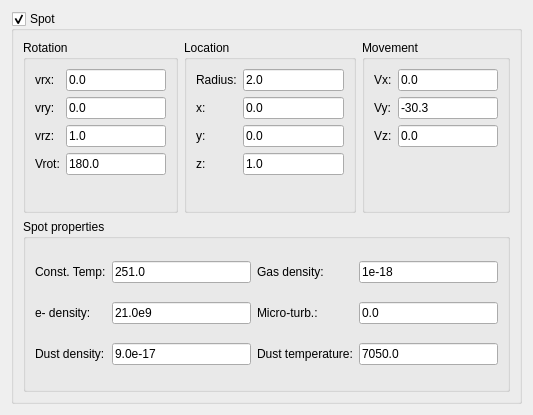
          <widget class="QWidget" name="scrollContentsSpot">
           <property name="geometry">
            <rect>
             <x>0</x>
             <y>0</y>
             <width>533</width>
             <height>415</height>
            </rect>
           </property>
           <layout class="QVBoxLayout" name="verticalLayout_13">
            <item>
             <widget class="QGroupBox" name="groupSpot">
              <property name="toolTip">
               <string>&lt;html&gt;&lt;head/&gt;&lt;body&gt;&lt;p&gt;Spot of third star. If is ON, it is a uniformly rotating sphere.&lt;/p&gt;&lt;/body&gt;&lt;/html&gt;</string>
              </property>
              <property name="title">
               <string>Spot</string>
              </property>
              <property name="checkable">
               <bool>true</bool>
              </property>
              <property name="checked">
               <bool>true</bool>
              </property>
              <layout class="QVBoxLayout" name="verticalLayout_14">
               <item>
                <layout class="QHBoxLayout" name="horizontalLayout_4">
                 <item>
                  <widget class="QGroupBox" name="groupSpotRotation">
                   <property name="toolTip">
                    <string>&lt;html&gt;&lt;head/&gt;&lt;body&gt;&lt;p&gt;Define unit aiming vector of the rotational axis of the spot.&lt;/p&gt;&lt;/body&gt;&lt;/html&gt;</string>
                   </property>
                   <property name="title">
                    <string>Rotation</string>
                   </property>
                   <property name="checkable">
                    <bool>false</bool>
                   </property>
                   <layout class="QFormLayout" name="formLayout_12">
                    <item row="0" column="0">
                     <widget class="QLabel" name="labelCompvxsp">
                      <property name="toolTip">
                       <string>&lt;html&gt;&lt;head/&gt;&lt;body&gt;&lt;p&gt;vxsp&lt;/p&gt;&lt;/body&gt;&lt;/html&gt;</string>
                      </property>
                      <property name="text">
                       <string>vrx:</string>
                      </property>
                     </widget>
                    </item>
                    <item row="0" column="1">
                     <widget class="QLineEdit" name="textvrxsp">
                      <property name="text">
                       <string>0.0</string>
                      </property>
                     </widget>
                    </item>
                    <item row="1" column="0">
                     <widget class="QLabel" name="labelCompvysp">
                      <property name="toolTip">
                       <string>&lt;html&gt;&lt;head/&gt;&lt;body&gt;&lt;p&gt;vysp&lt;/p&gt;&lt;/body&gt;&lt;/html&gt;</string>
                      </property>
                      <property name="text">
                       <string>vry:</string>
                      </property>
                     </widget>
                    </item>
                    <item row="1" column="1">
                     <widget class="QLineEdit" name="textvrysp">
                      <property name="text">
                       <string>0.0</string>
                      </property>
                     </widget>
                    </item>
                    <item row="2" column="0">
                     <widget class="QLabel" name="labelCompvzsp">
                      <property name="toolTip">
                       <string>&lt;html&gt;&lt;head/&gt;&lt;body&gt;&lt;p&gt;vzsp&lt;/p&gt;&lt;/body&gt;&lt;/html&gt;</string>
                      </property>
                      <property name="text">
                       <string>vrz:</string>
                      </property>
                     </widget>
                    </item>
                    <item row="2" column="1">
                     <widget class="QLineEdit" name="textvrzsp">
                      <property name="text">
                       <string>1.0</string>
                      </property>
                     </widget>
                    </item>
                    <item row="3" column="0">
                     <widget class="QLabel" name="labelCompvrotsp">
                      <property name="toolTip">
                       <string>&lt;html&gt;&lt;head/&gt;&lt;body&gt;&lt;p&gt;vrotsp: Equatorial rotation velocity of the spot [km/s].&lt;/p&gt;&lt;/body&gt;&lt;/html&gt;</string>
                      </property>
                      <property name="text">
                       <string>Vrot:</string>
                      </property>
                     </widget>
                    </item>
                    <item row="3" column="1">
                     <widget class="QLineEdit" name="textvrotsp">
                      <property name="text">
                       <string>180.0</string>
                      </property>
                     </widget>
                    </item>
                   </layout>
                  </widget>
                 </item>
                 <item>
                  <widget class="QGroupBox" name="groupSpotLocation">
                   <property name="toolTip">
                    <string>&lt;html&gt;&lt;head/&gt;&lt;body&gt;&lt;p&gt;Location of the center of the spot [R_sol].&lt;/p&gt;&lt;/body&gt;&lt;/html&gt;</string>
                   </property>
                   <property name="title">
                    <string>Location</string>
                   </property>
                   <property name="checkable">
                    <bool>false</bool>
                   </property>
                   <layout class="QFormLayout" name="formLayout_11">
                    <item row="1" column="0">
                     <widget class="QLabel" name="labelCompxsp">
                      <property name="toolTip">
                       <string>&lt;html&gt;&lt;head/&gt;&lt;body&gt;&lt;p&gt;xsp&lt;/p&gt;&lt;/body&gt;&lt;/html&gt;</string>
                      </property>
                      <property name="text">
                       <string>x:</string>
                      </property>
                     </widget>
                    </item>
                    <item row="1" column="1">
                     <widget class="QLineEdit" name="textxsp">
                      <property name="text">
                       <string>0.0</string>
                      </property>
                     </widget>
                    </item>
                    <item row="2" column="0">
                     <widget class="QLabel" name="labelysp">
                      <property name="toolTip">
                       <string>&lt;html&gt;&lt;head/&gt;&lt;body&gt;&lt;p&gt;ysp&lt;/p&gt;&lt;/body&gt;&lt;/html&gt;</string>
                      </property>
                      <property name="text">
                       <string>y:</string>
                      </property>
                     </widget>
                    </item>
                    <item row="2" column="1">
                     <widget class="QLineEdit" name="textysp">
                      <property name="text">
                       <string>0.0</string>
                      </property>
                     </widget>
                    </item>
                    <item row="3" column="0">
                     <widget class="QLabel" name="labelzsp">
                      <property name="toolTip">
                       <string>&lt;html&gt;&lt;head/&gt;&lt;body&gt;&lt;p&gt;zsp&lt;/p&gt;&lt;/body&gt;&lt;/html&gt;</string>
                      </property>
                      <property name="text">
                       <string>z:</string>
                      </property>
                     </widget>
                    </item>
                    <item row="3" column="1">
                     <widget class="QLineEdit" name="textzsp">
                      <property name="text">
                       <string>1.0</string>
                      </property>
                     </widget>
                    </item>
                    <item row="0" column="0">
                     <widget class="QLabel" name="labelrsp">
                      <property name="toolTip">
                       <string>&lt;html&gt;&lt;head/&gt;&lt;body&gt;&lt;p&gt;rsp: Radius of the spherical spot [R_sol].&lt;/p&gt;&lt;/body&gt;&lt;/html&gt;</string>
                      </property>
                      <property name="text">
                       <string>Radius:</string>
                      </property>
                     </widget>
                    </item>
                    <item row="0" column="1">
                     <widget class="QLineEdit" name="textrsp">
                      <property name="text">
                       <string>2.0</string>
                      </property>
                     </widget>
                    </item>
                   </layout>
                  </widget>
                 </item>
                 <item>
                  <widget class="QGroupBox" name="groupSpotMovement">
                   <property name="toolTip">
                    <string>&lt;html&gt;&lt;head/&gt;&lt;body&gt;&lt;p&gt;Components of the velocity vector of the center of the spot [km/s].&lt;/p&gt;&lt;/body&gt;&lt;/html&gt;</string>
                   </property>
                   <property name="title">
                    <string>Movement</string>
                   </property>
                   <layout class="QFormLayout" name="formLayout_10">
                    <item row="0" column="0">
                     <widget class="QLabel" name="labelvxsp">
                      <property name="toolTip">
                       <string>&lt;html&gt;&lt;head/&gt;&lt;body&gt;&lt;p&gt;vxsp&lt;/p&gt;&lt;/body&gt;&lt;/html&gt;</string>
                      </property>
                      <property name="text">
                       <string>Vx:</string>
                      </property>
                     </widget>
                    </item>
                    <item row="0" column="1">
                     <widget class="QLineEdit" name="textvxsp">
                      <property name="text">
                       <string>0.0</string>
                      </property>
                     </widget>
                    </item>
                    <item row="1" column="0">
                     <widget class="QLabel" name="labelvysp">
                      <property name="toolTip">
                       <string>&lt;html&gt;&lt;head/&gt;&lt;body&gt;&lt;p&gt;vysp&lt;/p&gt;&lt;/body&gt;&lt;/html&gt;</string>
                      </property>
                      <property name="text">
                       <string>Vy:</string>
                      </property>
                     </widget>
                    </item>
                    <item row="1" column="1">
                     <widget class="QLineEdit" name="textvysp">
                      <property name="text">
                       <string>-30.3</string>
                      </property>
                     </widget>
                    </item>
                    <item row="2" column="0">
                     <widget class="QLabel" name="labelvzsp">
                      <property name="toolTip">
                       <string>&lt;html&gt;&lt;head/&gt;&lt;body&gt;&lt;p&gt;vzsp&lt;/p&gt;&lt;/body&gt;&lt;/html&gt;</string>
                      </property>
                      <property name="text">
                       <string>Vz:</string>
                      </property>
                     </widget>
                    </item>
                    <item row="2" column="1">
                     <widget class="QLineEdit" name="textvzsp">
                      <property name="text">
                       <string>0.0</string>
                      </property>
                     </widget>
                    </item>
                   </layout>
                  </widget>
                 </item>
                </layout>
               </item>
               <item>
                <widget class="QGroupBox" name="groupSpotProp">
                 <property name="toolTip">
                  <string>&lt;html&gt;&lt;head/&gt;&lt;body&gt;&lt;p&gt;Density and Temperature parameters.&lt;/p&gt;&lt;/body&gt;&lt;/html&gt;</string>
                 </property>
                 <property name="title">
                  <string>Spot properties</string>
                 </property>
                 <layout class="QGridLayout" name="gridLayout_11">
                  <item row="1" column="0">
                   <widget class="QLabel" name="labelanesp">
                    <property name="toolTip">
                     <string>&lt;html&gt;&lt;head/&gt;&lt;body&gt;&lt;p&gt;anesp: Electron number density [cm&lt;span style=&quot; vertical-align:super;&quot;&gt;-3&lt;/span&gt;].&lt;/p&gt;&lt;/body&gt;&lt;/html&gt;</string>
                    </property>
                    <property name="text">
                     <string>e- density:</string>
                    </property>
                   </widget>
                  </item>
                  <item row="0" column="2">
                   <widget class="QLabel" name="labeldenssp">
                    <property name="toolTip">
                     <string>&lt;html&gt;&lt;head/&gt;&lt;body&gt;&lt;p&gt;denssp: Gas density [g/cm^&lt;span style=&quot; vertical-align:super;&quot;&gt;3&lt;/span&gt;].&lt;/p&gt;&lt;/body&gt;&lt;/html&gt;</string>
                    </property>
                    <property name="text">
                     <string>Gas density:</string>
                    </property>
                   </widget>
                  </item>
                  <item row="2" column="0">
                   <widget class="QLabel" name="labeldstdsp">
                    <property name="toolTip">
                     <string>&lt;html&gt;&lt;head/&gt;&lt;body&gt;&lt;p&gt;dstdsp: Dust density [g/cm&lt;span style=&quot; vertical-align:super;&quot;&gt;3&lt;/span&gt;].&lt;/p&gt;&lt;/body&gt;&lt;/html&gt;</string>
                    </property>
                    <property name="text">
                     <string>Dust density:</string>
                    </property>
                   </widget>
                  </item>
                  <item row="2" column="1">
                   <widget class="QLineEdit" name="textdstdsp">
                    <property name="text">
                     <string>9.0e-17</string>
                    </property>
                   </widget>
                  </item>
                  <item row="0" column="3">
                   <widget class="QLineEdit" name="textdenssp">
                    <property name="text">
                     <string>1e-18</string>
                    </property>
                   </widget>
                  </item>
                  <item row="0" column="0">
                   <widget class="QLabel" name="labeltempsp">
                    <property name="toolTip">
                     <string>&lt;html&gt;&lt;head/&gt;&lt;body&gt;&lt;p&gt;tempsp: Constant temperature [K].&lt;/p&gt;&lt;/body&gt;&lt;/html&gt;</string>
                    </property>
                    <property name="text">
                     <string>Const. Temp:</string>
                    </property>
                   </widget>
                  </item>
                  <item row="1" column="1">
                   <widget class="QLineEdit" name="textanesp">
                    <property name="text">
                     <string>21.0e9</string>
                    </property>
                   </widget>
                  </item>
                  <item row="0" column="1">
                   <widget class="QLineEdit" name="texttempsp">
                    <property name="text">
                     <string>251.0</string>
                    </property>
                   </widget>
                  </item>
                  <item row="1" column="3">
                   <widget class="QLineEdit" name="textvtrbsp">
                    <property name="text">
                     <string>0.0</string>
                    </property>
                   </widget>
                  </item>
                  <item row="1" column="2">
                   <widget class="QLabel" name="labelvtrbsp">
                    <property name="toolTip">
                     <string>&lt;html&gt;&lt;head/&gt;&lt;body&gt;&lt;p&gt;vtrbsp: Microturbulence [km/s].&lt;/p&gt;&lt;/body&gt;&lt;/html&gt;</string>
                    </property>
                    <property name="text">
                     <string>Micro-turb.:</string>
                    </property>
                   </widget>
                  </item>
                  <item row="2" column="2">
                   <widget class="QLabel" name="labeldsttsp">
                    <property name="toolTip">
                     <string>&lt;html&gt;&lt;head/&gt;&lt;body&gt;&lt;p&gt;dsttsp: Dust temperature [K].&lt;/p&gt;&lt;/body&gt;&lt;/html&gt;</string>
                    </property>
                    <property name="text">
                     <string>Dust temperature:</string>
                    </property>
                   </widget>
                  </item>
                  <item row="2" column="3">
                   <widget class="QLineEdit" name="textdsttsp">
                    <property name="text">
                     <string>7050.0</string>
                    </property>
                   </widget>
                  </item>
                 </layout>
                </widget>
               </item>
              </layout>
             </widget>
            </item>
           </layout>
          </widget>
